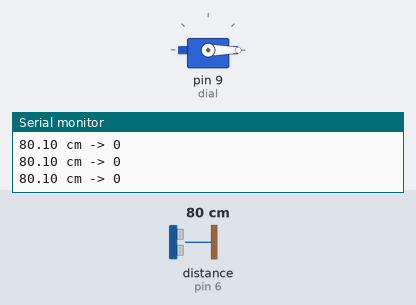
Bench run of a sketch on a simulated Arduino Uno, built with avr-gcc and run on an emulated ATmega328P. On the bench: servo, the last lines printed to the serial monitor. Wiring (inferred from the names in the program): ultrasonic range finder: trigger pin 7; echo pin 6. The inputs (shaded band) are chosen by the test bench; at power-on: distance to the obstacle (sensor on pin 6) 80 cm. The echo pulse lasts 58.3 µs per cm.

Above: at 1.2 s.
1.3 s: distance to the obstacle (sensor on pin 6) set to 2 cm
At 2.5 s:
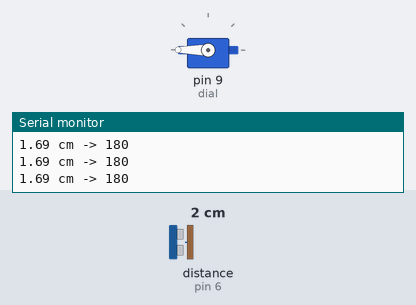
2.8 s: distance to the obstacle (sensor on pin 6) set to 35 cm
At 3.5 s:
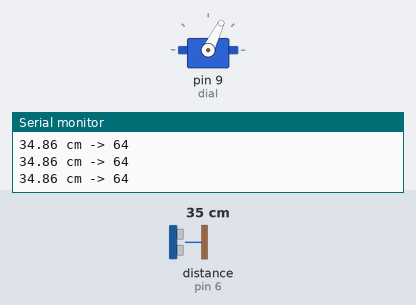
4.3 s: distance to the obstacle (sensor on pin 6) set to 9 cm
At 5.0 s:
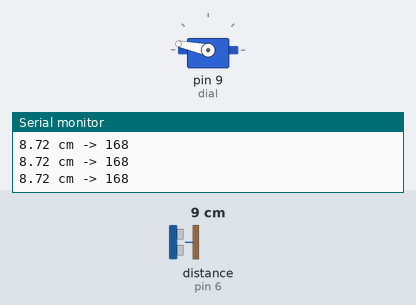
5.8 s: distance to the obstacle (sensor on pin 6) set to 18 cm
At 7.0 s:
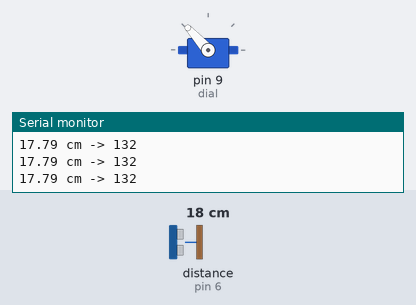
7.3 s: distance to the obstacle (sensor on pin 6) set to 4 cm
At 8.3 s:
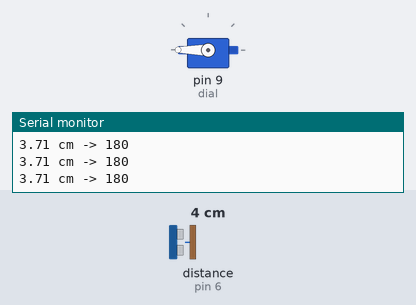
8.9 s: distance to the obstacle (sensor on pin 6) set to 60 cm
At 10.3 s:
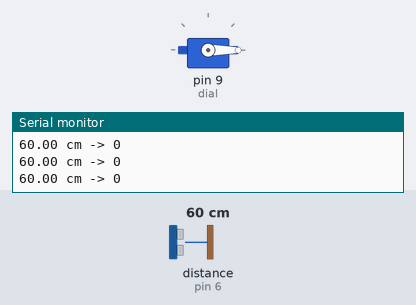
Timing chart, 0 to 11.4 s (numbered marks = the images above; inputs shaded):
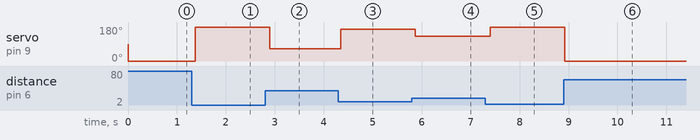

The sketch:

distance_dial.ino
```cpp
// Lesson 04, Part D (core build) — distance-controlled servo dial
// HC-SR04: Trig->7, Echo->6. Servo signal->9. Both share 5V/GND.

#include <Servo.h>

const int TRIG_PIN = 7;
const int ECHO_PIN = 6;
Servo dial;

void setup() {
  Serial.begin(9600);
  pinMode(TRIG_PIN, OUTPUT);
  pinMode(ECHO_PIN, INPUT);
  dial.attach(9);
}

void loop() {
  digitalWrite(TRIG_PIN, LOW);
  delayMicroseconds(2);
  digitalWrite(TRIG_PIN, HIGH);
  delayMicroseconds(10);
  digitalWrite(TRIG_PIN, LOW);

  long duration = pulseIn(ECHO_PIN, HIGH);
  float distanceCm = duration / 58.0;

  // 5 cm (close) -> 180 deg ... 50 cm (far) -> 0 deg
  int angle = map(constrain(distanceCm, 5, 50), 5, 50, 180, 0);
  dial.write(angle);

  Serial.print(distanceCm);
  Serial.print(" cm -> ");
  Serial.println(angle);
  delay(100);
}
```

Measured:
- after the input at 1.3 s, servo on pin 9 (dial): 0° → 180° after 0.08 s
- after the input at 2.8 s, servo on pin 9 (dial): 180° → 64° after 0.10 s
- after the input at 4.3 s, servo on pin 9 (dial): 64° → 168° at once
- after the input at 5.8 s, servo on pin 9 (dial): 168° → 132° after 0.07 s
- after the input at 7.3 s, servo on pin 9 (dial): 132° → 180° after 0.10 s
- after the input at 8.9 s, servo on pin 9 (dial): 180° → 0° at once
